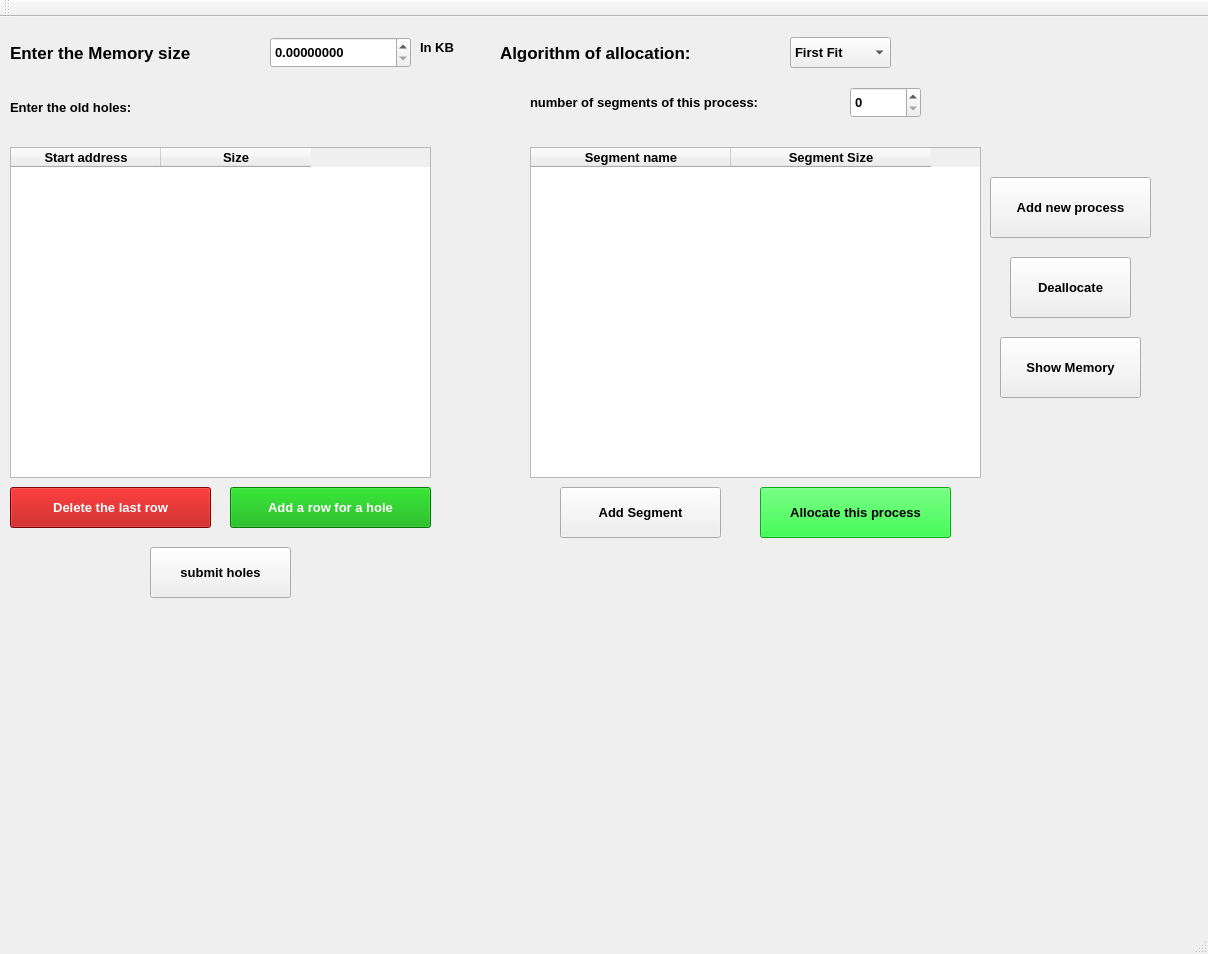
<?xml version="1.0" encoding="UTF-8"?>
<ui version="4.0">
 <class>Window_test</class>
 <widget class="QMainWindow" name="Window_test">
  <property name="geometry">
   <rect>
    <x>0</x>
    <y>0</y>
    <width>1208</width>
    <height>954</height>
   </rect>
  </property>
  <property name="sizePolicy">
   <sizepolicy hsizetype="Fixed" vsizetype="Fixed">
    <horstretch>0</horstretch>
    <verstretch>0</verstretch>
   </sizepolicy>
  </property>
  <property name="minimumSize">
   <size>
    <width>100</width>
    <height>600</height>
   </size>
  </property>
  <property name="maximumSize">
   <size>
    <width>1500</width>
    <height>1000</height>
   </size>
  </property>
  <property name="font">
   <font>
    <pointsize>10</pointsize>
    <weight>75</weight>
    <italic>false</italic>
    <bold>true</bold>
    <underline>false</underline>
    <strikeout>false</strikeout>
   </font>
  </property>
  <property name="windowTitle">
   <string>Inputs</string>
  </property>
  <widget class="QWidget" name="centralwidget">
   <widget class="QLabel" name="label">
    <property name="geometry">
     <rect>
      <x>10</x>
      <y>10</y>
      <width>291</width>
      <height>51</height>
     </rect>
    </property>
    <property name="sizePolicy">
     <sizepolicy hsizetype="Expanding" vsizetype="Preferred">
      <horstretch>0</horstretch>
      <verstretch>0</verstretch>
     </sizepolicy>
    </property>
    <property name="font">
     <font>
      <pointsize>13</pointsize>
      <weight>75</weight>
      <italic>false</italic>
      <bold>true</bold>
      <underline>false</underline>
      <strikeout>false</strikeout>
     </font>
    </property>
    <property name="text">
     <string>Enter the Memory size</string>
    </property>
    <property name="alignment">
     <set>Qt::AlignJustify|Qt::AlignVCenter</set>
    </property>
   </widget>
   <widget class="QLabel" name="label_2">
    <property name="geometry">
     <rect>
      <x>10</x>
      <y>70</y>
      <width>171</width>
      <height>41</height>
     </rect>
    </property>
    <property name="sizePolicy">
     <sizepolicy hsizetype="Expanding" vsizetype="Preferred">
      <horstretch>0</horstretch>
      <verstretch>0</verstretch>
     </sizepolicy>
    </property>
    <property name="font">
     <font>
      <pointsize>10</pointsize>
      <weight>75</weight>
      <italic>false</italic>
      <bold>true</bold>
      <underline>false</underline>
      <strikeout>false</strikeout>
     </font>
    </property>
    <property name="text">
     <string>Enter the old holes:</string>
    </property>
    <property name="alignment">
     <set>Qt::AlignJustify|Qt::AlignVCenter</set>
    </property>
   </widget>
   <widget class="QTableWidget" name="old_holes_tableWidget">
    <property name="geometry">
     <rect>
      <x>10</x>
      <y>130</y>
      <width>421</width>
      <height>331</height>
     </rect>
    </property>
    <attribute name="horizontalHeaderDefaultSectionSize">
     <number>150</number>
    </attribute>
    <column>
     <property name="text">
      <string>Start address</string>
     </property>
     <property name="font">
      <font>
       <pointsize>10</pointsize>
       <weight>75</weight>
       <bold>true</bold>
      </font>
     </property>
    </column>
    <column>
     <property name="text">
      <string>Size</string>
     </property>
     <property name="font">
      <font>
       <pointsize>10</pointsize>
       <weight>75</weight>
       <bold>true</bold>
      </font>
     </property>
    </column>
   </widget>
   <widget class="QPushButton" name="add_hole_pushButton">
    <property name="geometry">
     <rect>
      <x>230</x>
      <y>470</y>
      <width>201</width>
      <height>41</height>
     </rect>
    </property>
    <property name="styleSheet">
     <string notr="true">background-color: rgb(0, 170, 0);
color: rgb(255, 255, 255);</string>
    </property>
    <property name="text">
     <string>Add a row for a hole</string>
    </property>
   </widget>
   <widget class="QPushButton" name="delete_hole_pushButton">
    <property name="geometry">
     <rect>
      <x>10</x>
      <y>470</y>
      <width>201</width>
      <height>41</height>
     </rect>
    </property>
    <property name="styleSheet">
     <string notr="true">background-color: rgb(179, 0, 0);
color: rgb(255, 255, 255);</string>
    </property>
    <property name="text">
     <string>Delete the last row</string>
    </property>
   </widget>
   <widget class="QLabel" name="label_3">
    <property name="geometry">
     <rect>
      <x>420</x>
      <y>20</y>
      <width>91</width>
      <height>21</height>
     </rect>
    </property>
    <property name="sizePolicy">
     <sizepolicy hsizetype="Expanding" vsizetype="Preferred">
      <horstretch>0</horstretch>
      <verstretch>0</verstretch>
     </sizepolicy>
    </property>
    <property name="font">
     <font>
      <pointsize>10</pointsize>
      <weight>75</weight>
      <italic>false</italic>
      <bold>true</bold>
      <underline>false</underline>
      <strikeout>false</strikeout>
     </font>
    </property>
    <property name="text">
     <string>In KB</string>
    </property>
    <property name="alignment">
     <set>Qt::AlignJustify|Qt::AlignVCenter</set>
    </property>
   </widget>
   <widget class="QDoubleSpinBox" name="size_doubleSpinBox">
    <property name="geometry">
     <rect>
      <x>270</x>
      <y>20</y>
      <width>141</width>
      <height>31</height>
     </rect>
    </property>
    <property name="decimals">
     <number>8</number>
    </property>
    <property name="maximum">
     <double>1000000000000000008493621433689702976148869924598760615894999102702796905906176.000000000000000</double>
    </property>
   </widget>
   <widget class="QTableWidget" name="process_table">
    <property name="geometry">
     <rect>
      <x>530</x>
      <y>130</y>
      <width>451</width>
      <height>331</height>
     </rect>
    </property>
    <property name="showGrid">
     <bool>true</bool>
    </property>
    <property name="rowCount">
     <number>0</number>
    </property>
    <attribute name="horizontalHeaderDefaultSectionSize">
     <number>200</number>
    </attribute>
    <attribute name="horizontalHeaderHighlightSections">
     <bool>true</bool>
    </attribute>
    <column>
     <property name="text">
      <string>Segment name</string>
     </property>
     <property name="font">
      <font>
       <pointsize>10</pointsize>
      </font>
     </property>
    </column>
    <column>
     <property name="text">
      <string>Segment Size</string>
     </property>
    </column>
   </widget>
   <widget class="QPushButton" name="add_segment_button">
    <property name="geometry">
     <rect>
      <x>560</x>
      <y>470</y>
      <width>161</width>
      <height>51</height>
     </rect>
    </property>
    <property name="font">
     <font>
      <pointsize>10</pointsize>
     </font>
    </property>
    <property name="text">
     <string>Add Segment</string>
    </property>
   </widget>
   <widget class="QPushButton" name="allocate_button">
    <property name="geometry">
     <rect>
      <x>760</x>
      <y>470</y>
      <width>191</width>
      <height>51</height>
     </rect>
    </property>
    <property name="font">
     <font>
      <pointsize>10</pointsize>
     </font>
    </property>
    <property name="styleSheet">
     <string notr="true">
background-color: rgb(6, 239, 33);
</string>
    </property>
    <property name="text">
     <string>Allocate this process</string>
    </property>
   </widget>
   <widget class="QPushButton" name="add_process_button">
    <property name="geometry">
     <rect>
      <x>990</x>
      <y>160</y>
      <width>161</width>
      <height>61</height>
     </rect>
    </property>
    <property name="font">
     <font>
      <pointsize>10</pointsize>
     </font>
    </property>
    <property name="styleSheet">
     <string notr="true"/>
    </property>
    <property name="text">
     <string>Add new process</string>
    </property>
   </widget>
   <widget class="QLabel" name="label_5">
    <property name="geometry">
     <rect>
      <x>530</x>
      <y>50</y>
      <width>321</width>
      <height>71</height>
     </rect>
    </property>
    <property name="font">
     <font>
      <pointsize>10</pointsize>
     </font>
    </property>
    <property name="text">
     <string>number of segments of this process:</string>
    </property>
   </widget>
   <widget class="QLabel" name="label_6">
    <property name="geometry">
     <rect>
      <x>500</x>
      <y>10</y>
      <width>281</width>
      <height>51</height>
     </rect>
    </property>
    <property name="font">
     <font>
      <pointsize>13</pointsize>
     </font>
    </property>
    <property name="text">
     <string>Algorithm of allocation:</string>
    </property>
   </widget>
   <widget class="QSpinBox" name="number_of_segments">
    <property name="geometry">
     <rect>
      <x>850</x>
      <y>70</y>
      <width>71</width>
      <height>31</height>
     </rect>
    </property>
   </widget>
   <widget class="QComboBox" name="algorithm">
    <property name="geometry">
     <rect>
      <x>790</x>
      <y>20</y>
      <width>101</width>
      <height>31</height>
     </rect>
    </property>
    <item>
     <property name="text">
      <string>First Fit</string>
     </property>
    </item>
    <item>
     <property name="text">
      <string>Best Fit</string>
     </property>
    </item>
    <item>
     <property name="text">
      <string>Worst Fit</string>
     </property>
    </item>
   </widget>
   <widget class="QPushButton" name="deallocate_button">
    <property name="geometry">
     <rect>
      <x>1010</x>
      <y>240</y>
      <width>121</width>
      <height>61</height>
     </rect>
    </property>
    <property name="font">
     <font>
      <pointsize>10</pointsize>
     </font>
    </property>
    <property name="styleSheet">
     <string notr="true"/>
    </property>
    <property name="text">
     <string>Deallocate</string>
    </property>
   </widget>
   <widget class="QPushButton" name="memory_button">
    <property name="geometry">
     <rect>
      <x>1000</x>
      <y>320</y>
      <width>141</width>
      <height>61</height>
     </rect>
    </property>
    <property name="font">
     <font>
      <pointsize>10</pointsize>
     </font>
    </property>
    <property name="styleSheet">
     <string notr="true"/>
    </property>
    <property name="text">
     <string>Show Memory</string>
    </property>
   </widget>
   <widget class="QPushButton" name="add_old_processes_pushButton">
    <property name="geometry">
     <rect>
      <x>150</x>
      <y>530</y>
      <width>141</width>
      <height>51</height>
     </rect>
    </property>
    <property name="text">
     <string>submit holes</string>
    </property>
   </widget>
  </widget>
  <widget class="QStatusBar" name="statusbar"/>
  <widget class="QToolBar" name="toolBar">
   <property name="windowTitle">
    <string>toolBar</string>
   </property>
   <attribute name="toolBarArea">
    <enum>TopToolBarArea</enum>
   </attribute>
   <attribute name="toolBarBreak">
    <bool>false</bool>
   </attribute>
  </widget>
  <widget class="QMenuBar" name="menubar">
   <property name="geometry">
    <rect>
     <x>0</x>
     <y>0</y>
     <width>1208</width>
     <height>26</height>
    </rect>
   </property>
  </widget>
  <action name="actionopen">
   <property name="text">
    <string>open</string>
   </property>
  </action>
  <action name="actionsave">
   <property name="text">
    <string>save</string>
   </property>
  </action>
  <action name="actioncopy">
   <property name="text">
    <string>copy</string>
   </property>
  </action>
  <action name="actionpaste">
   <property name="text">
    <string>paste</string>
   </property>
  </action>
 </widget>
 <resources/>
 <connections/>
</ui>
